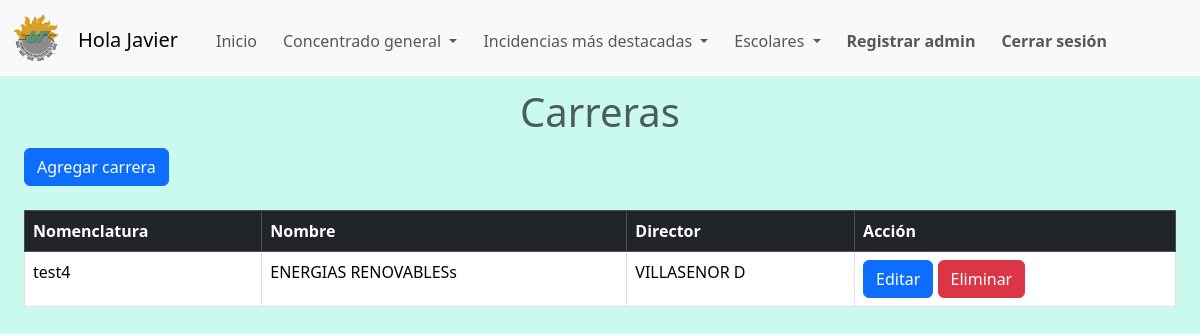
The app's page /layouts_admins/carreras.php (signed in) with its own data.
### tables this page shows
CREATE TABLE IF NOT EXISTS `carreras` (
  `id` int NOT NULL AUTO_INCREMENT,
  `nom_car` varchar(50) NOT NULL,
  `nombre` varchar(250) NOT NULL,
  `nom_dir` int NOT NULL,
  PRIMARY KEY (`id`),
  KEY `nom_dir` (`nom_dir`)
);

CREATE TABLE IF NOT EXISTS `dir_de_carrera` (
  `id` int NOT NULL AUTO_INCREMENT,
  `nom_dir` varchar(50) NOT NULL,
  `nombres` varchar(50) NOT NULL,
  `primer_apellido` varchar(50) NOT NULL,
  `segundo_apellido` varchar(50) NOT NULL,
  `correo` varchar(50) NOT NULL,
  `password` varchar(250) NOT NULL,
  PRIMARY KEY (`id`)
);

### layouts_admins/carreras.php (the view, shortened to what this page needs)
<!DOCTYPE html>
<html lang="en">
<head>
    <link href="https://cdn.jsdelivr.net/npm/bootstrap@5.3.2/dist/css/bootstrap.min.css" rel="stylesheet">
</head>
<body class="admin_background">
<?php include ("navbar.php");?>
<h1 class="h1-tittles text-muted">Carreras</h1>
<div class="div-table">
  <button type="button" class="btn btn-primary" data-bs-toggle="modal" data-bs-target="#exampleModal">
    Agregar carrera
  </button>
  <br><br>
  <table class="table table-bordered" id="dataTable" width="100%" cellspacing="0">
        <thead class="table-dark">
            <tr>
                <th scope="col">Nomenclatura</th>
                <th scope="col">Nombre</th>
                <th scope="col">Director</th>
                <th scope="col">Acción</th>
            </tr>
        </thead>
        <tbody>
            <?php
            require_once("../php/connection.php");
            $result = mysqli_query($connection, "SELECT carreras.id, carreras.nom_car, carreras.nombre, dir_de_carrera.nom_dir
            FROM carreras
            INNER JOIN dir_de_carrera ON carreras.nom_dir = dir_de_carrera.id;");
            while ($row = mysqli_fetch_assoc($result)) :
            ?>
                <tr>
                    <td><?php echo $row["nom_car"]; ?></td>
                    <td><?php echo $row["nombre"];?></td>
                    <td><?php echo $row["nom_dir"]; ?></td>
                    <td>
                        <button type="button" class="btn btn-primary" data-bs-toggle="modal" data-bs-target="#exampleModal_<?php echo $row['id']; ?>">Editar</button>
                        <button type="button" class="btn btn-danger" data-bs-toggle="modal" data-bs-target="#borrar_<?php echo $row['id']; ?>"> Eliminar</button>
                    </td>
                </tr>
            <?php endwhile; ?>
        </tbody>
    </table>
    </div>
</body>
</html>

### css/style.css (style rules this page uses)
.h1-tittles { text-align: center; color: white; }
.div-table { margin-top: 1%; margin-left: 2%; margin-right: 2%; margin-bottom: 2%; }
.admin_background { background-color: #cafaed; }

### records on screen
carreras: nom_car "test4", nombre "ENERGIAS RENOVABLESs", nom_dir.nom_dir "VILLASENOR D"

### other values on screen
$_SESSION['usuario']." " "Javier"
